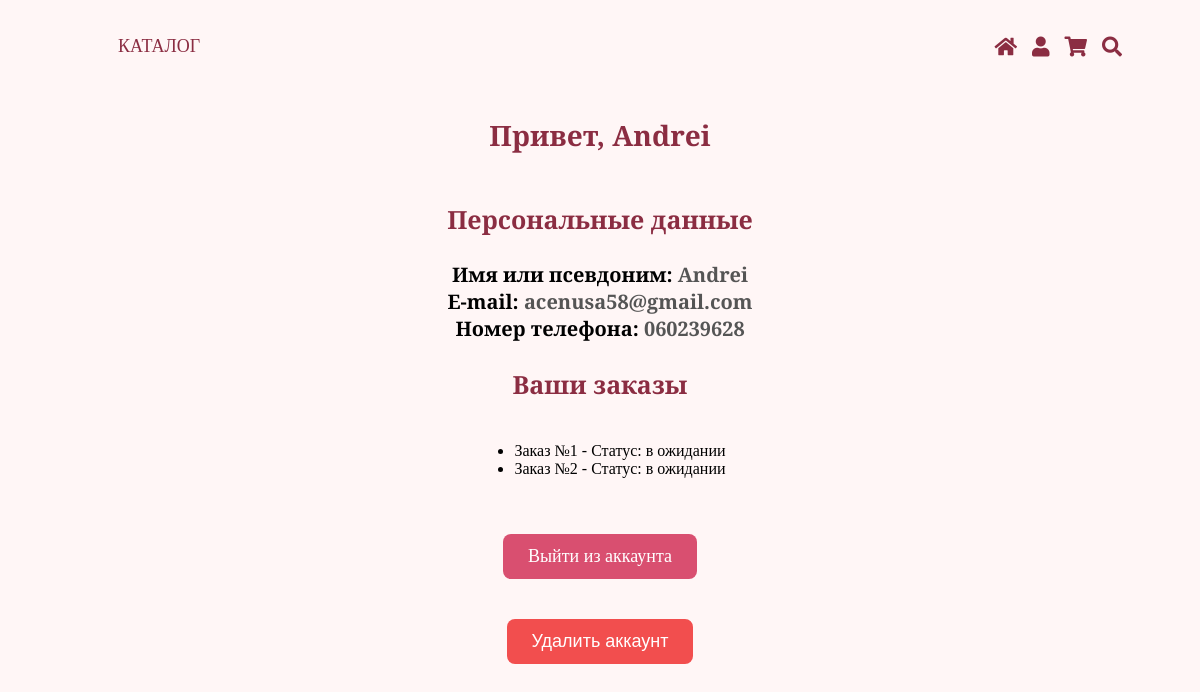
Before: /auth/profile (signed in) with the older database file.
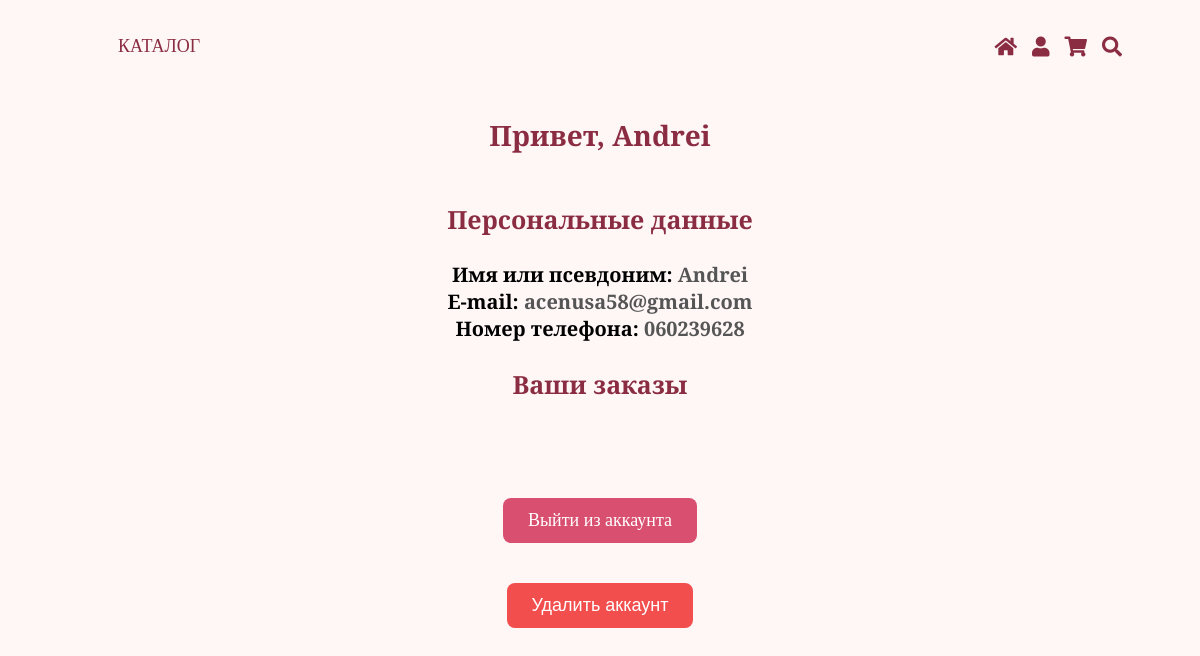
After: the same page with the newer database file.
### app/models.py (models this page shows, shortened)
class User(UserMixin, db.Model):
    id = db.Column(db.Integer, primary_key=True)
    name = db.Column(db.String(100), nullable=False)
    email = db.Column(db.String(150), unique=True, nullable=False)
    phone = db.Column(db.String(20), unique=False, nullable=False)
    password = db.Column(db.String(256), nullable=False)
    order = db.relationship('Order', backref='user', lazy=True)
    cart_items = db.relationship('Cart', backref='user', lazy=True)

class Order(db.Model):
    id = db.Column(db.Integer, primary_key=True)
    user_id = db.Column(db.Integer, db.ForeignKey('user.id'), nullable=True)  # Связь с User
    customer_name = db.Column(db.String(100), nullable=False)
    customer_phone = db.Column(db.String(20), nullable=False)
    customer_address = db.Column(db.Text, nullable=False)
    items = db.Column(db.Text, nullable=False)  # JSON с товарами
    total_price = db.Column(db.Float, nullable=False)
    status = db.Column(db.String(20), default='в ожидании')

### app/routes.py (the view)
@auth_bp.route('/profile')
@login_required
def profile():
    orders = Order.query.filter_by(user_id=current_user.id).all()
    return render_template("auth/profile.html", user=current_user, orders=orders)

### app/routes.py (called while the page is built)
@login_manager.user_loader
def load_user(user_id):
    user = User.query.get(int(user_id))
    if user:
        return user
    return AdminUser.query.get(int(user_id))

### app/templates/auth/profile.html
<link rel="stylesheet" href="{{ url_for('static', filename='css/main.css') }}">
<link rel="stylesheet" href="{{ url_for('static', filename='css/profile.css') }}">
<header>
    {% include 'navbar.html' %}
</header>
<div class="content">
    <h2>Привет, {{ user.name }}</h2>
    <div class="container personal-data">
        <h3>Персональные данные</h3>
        <div class="inner-item-profile">
            <div class="inner-items-profile">
                <div class="inner-item-profile">Имя или псевдоним: <span>{{ user.name }}</span></div>
                <div class="inner-item-profile">E-mail: <span>{{ user.email }}</span></div>
                <div class="inner-item-profile">Номер телефона: <span>{{ user.phone }}</span></div>
            </div>
        </div>
    </div>
    <h3>Ваши заказы</h3>
    <ul>
        {% for order in orders %}
            <li>Заказ №{{ order.id }} - Статус: {{ order.status }}</li>
        {% endfor %}
    </ul>
    <a href="{{ url_for('auth.logout') }}" class="btn">Выйти из аккаунта</a>
    <form action="{{ url_for('auth.delete_account') }}" method="post" onsubmit="return confirm('Вы уверены, что хотите удалить аккаунт?')">
        <button type="submit" class="btn btn-danger">Удалить аккаунт</button>
    </form>
</div>

### app/templates/navbar.html
<link rel="stylesheet" href="{{ url_for('static', filename='css/navbar.css') }}">
<link rel="stylesheet" href="https://cdnjs.cloudflare.com/ajax/libs/font-awesome/5.15.3/css/all.min.css">
<nav class="nav-bar">
    <ul class="nav-menu">
        <li><a href="/catalog">Каталог</a></li>
    </ul>
    <div class="nav-icons">
        <a href="/"><i class="fas fa-home"></i></a>
        <a href="/auth/profile"><i class="fas fa-user"></i></a>
        <a href="/cart"><i class="fas fa-shopping-cart"></i></a>
        <a href="#"><i class="fas fa-search"></i></a>
    </div>
</nav>

### app/static/css/main.css (style rules this page uses)
h2 { color: #8b2d42; font-size: 28px; }
h3 { color: #8b2d42; font-size: 25px; }
.btn { display: inline-block; margin-top: 40px; padding: 12px 25px; background: #d94f70; color: #fff; text-decoration: none; font-size: 18px; border-radius: 8px; border: 0; transition: 0.3s; height: fit-content; }
header { display: flex; justify-content: center; align-items: center; padding: 20px; background: transparent; }

### app/static/css/profile.css (style rules this page uses)
.content { display: flex; flex-direction: column; align-items: center; }
.container { display: flex; flex-direction: column; align-items: center; }
.inner-item-profile { font-weight: bold; font-size: 20px; }
.inner-item-profile span { color: #555; }
.btn-danger { background-color: #f24e4e; border: 0; }

### app/static/css/navbar.css (style rules this page uses)
.nav-bar { width: 90%; display: flex; justify-content: space-between; align-items: center; }
.nav-menu { list-style: none; display: flex; gap: 20px; }
.nav-menu li { display: inline; }
.nav-menu a { text-decoration: none; color: #8b2d42; font-size: 18px; text-transform: uppercase; transition: 0.3s ease; }
.nav-icons { display: flex; gap: 15px; }
.nav-icons a { color: #8b2d42; font-size: 20px; transition: 0.3s ease; }

Changed rows visible on the page:
removed Order: id "1", status "в ожидании"
removed Order: id "2", status "в ожидании"
